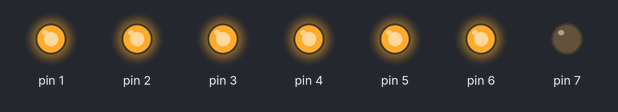
The sketch below on a simulated Arduino Uno, built with avr-gcc and run on an emulated ATmega328P. On the bench: output pins drawn as LEDs (lit = HIGH).

Above: at 0.5 s.
At 2.5 s:
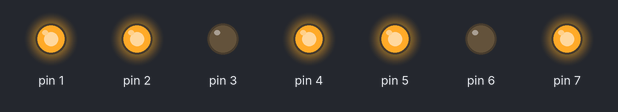
At 3.5 s:
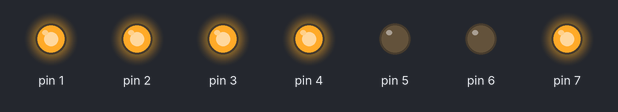
At 5.5 s:
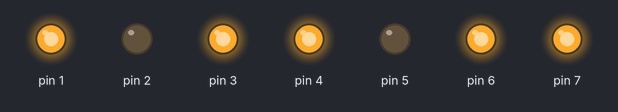
At 8.5 s:
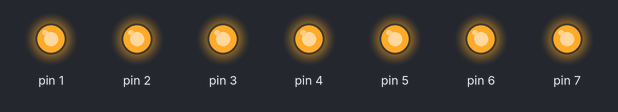
At 11.5 s:
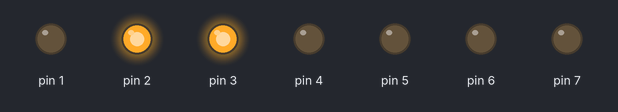
Timing chart, 0 to 13.0 s (numbered marks = the images above):
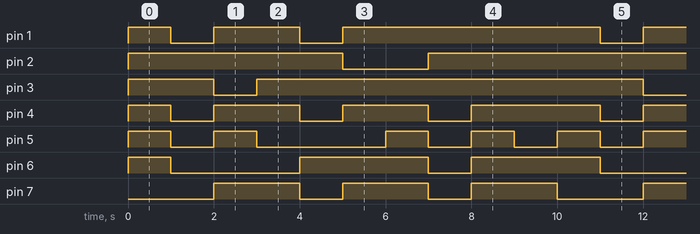

The sketch:

SAVEN_SEGMENT_PRO.ino
```cpp
   void setup() {
    /*intialize digital pin 1*/
  pinMode(1, OUTPUT);
  pinMode(2, OUTPUT);
  pinMode(3, OUTPUT);
  pinMode(4, OUTPUT);
  pinMode(5, OUTPUT);
  pinMode(6, OUTPUT);
  pinMode(7, OUTPUT);
}

// the loop function runs over:
void loop() {
  // 0
;  digitalWrite (1, 1);  // a
  digitalWrite (2, 1);  // b
  digitalWrite (3, 1);  // c
  digitalWrite (4, 1);  // d
  digitalWrite (5, 1);  // e
  digitalWrite (6, 1);  // f
  digitalWrite (7, 0);  // g
  delay(1000);             '/'

  // 1
;  digitalWrite (1, 0);  // a
  digitalWrite (2, 1);  // b
  digitalWrite (3, 1);  // c
  digitalWrite (4, 0);  // d
  digitalWrite (5, 0);  // e
  digitalWrite (6, 0);  // f
  digitalWrite (7, 0);  // g
  delay(1000);            '/'

  // 2
;  digitalWrite (1, 1);  // a
  digitalWrite (2, 1);  // b
  digitalWrite (3, 0);  // c
  digitalWrite (4, 1);  // d
  digitalWrite (5, 1);  // e
  digitalWrite (6, 0);  // f
  digitalWrite (7, 1);  // g
  delay(1000);             '/'

  // 3
;  digitalWrite (1, 1);  // a
  digitalWrite (2, 1);  // b
  digitalWrite (3, 1);  // c
  digitalWrite (4, 1);  // d
  digitalWrite (5, 0);  // e
  digitalWrite (6, 0);  // f
  digitalWrite (7, 1);  // g
  delay(1000);              '/'

  // 4
 ; digitalWrite (1, 0);  // a
  digitalWrite (2, 1);  // b
  digitalWrite (3, 1);  // c
  digitalWrite (4, 0);  // d
  digitalWrite (5, 0);  // e
  digitalWrite (6, 1);  // f
  digitalWrite (7, 0);  // g
  delay(1000);             '/'

  // 5
;  digitalWrite (1, 1);  // a
  digitalWrite (2, 0);  // b
  digitalWrite (3, 1);  // c
  digitalWrite (4, 1);  // d
  digitalWrite (5, 0);  // e
  digitalWrite (6, 1);  // f
  digitalWrite (7, 1);  // g
  delay(1000);              '/'

  // 6
;  digitalWrite (1, 1);  // a
  digitalWrite (2, 0);  // b
  digitalWrite (3, 1);  // c
  digitalWrite (4, 1);  // d
  digitalWrite (5, 1);  // e
  digitalWrite (6, 1);  // f
  digitalWrite (7, 1);  // g
  delay(1000);              '/'

  // 7
;  digitalWrite (1, 1);  // a
  digitalWrite (2, 1);  // b
  digitalWrite (3, 1);  // c
  digitalWrite (4, 0);  // d
  digitalWrite (5, 0);  // e
  digitalWrite (6, 0);  // f
  digitalWrite (7, 0);  // g
  delay(1000);             '/'

  // 8
;  digitalWrite (1, 1);  // a
  digitalWrite (2, 1);  // b
  digitalWrite (3, 1);  // c
  digitalWrite (4, 1);  // d
  digitalWrite (5, 1);  // e
  digitalWrite (6, 1);  // f
  digitalWrite (7, 1);  // g
  delay(1000);              '/'

  // 9
;  digitalWrite (1, 1);  // a
  digitalWrite (2, 1);  // b
  digitalWrite (3, 1);  // c
  digitalWrite (4, 1);  // d
  digitalWrite (5, 0);  // e
  digitalWrite (6, 1);  // f
  digitalWrite (7, 1);  // g
  delay(1000);             '/'

;}
```

Measured:
- by itself, pin 1: repeats every 10.0 s: LOW 1.0 s, HIGH 2.0 s, LOW 1.0 s, HIGH 6.0 s
- by itself, pin 2: repeats every 10.0 s: LOW 2.0 s, HIGH 8.0 s
- by itself, pin 3: repeats every 10.0 s: LOW 1.0 s, HIGH 9.0 s
- by itself, pin 4: repeats every 10.0 s: 2 × (LOW 1.0 s, HIGH 2.0 s), LOW 1.0 s, HIGH 3.0 s
- by itself, pin 5: repeats every 10.0 s: LOW 1.0 s, HIGH 1.0 s, LOW 3.0 s, 2 × (HIGH 1.0 s, LOW 1.0 s), HIGH 1.0 s
- by itself, pin 6: repeats every 10.0 s: LOW 3.0 s, HIGH 3.0 s, LOW 1.0 s, HIGH 3.0 s
- by itself, pin 7: repeats every 10.0 s: 2 × (LOW 1.0 s, HIGH 2.0 s), LOW 2.0 s, HIGH 2.0 s
